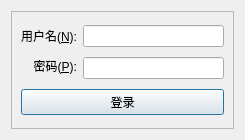
<?xml version="1.0" encoding="UTF-8"?>
<ui version="4.0">
 <class>LoginDialog</class>
 <widget class="QDialog" name="LoginDialog">
  <property name="geometry">
   <rect>
    <x>0</x>
    <y>0</y>
    <width>245</width>
    <height>140</height>
   </rect>
  </property>
  <property name="minimumSize">
   <size>
    <width>245</width>
    <height>140</height>
   </size>
  </property>
  <property name="maximumSize">
   <size>
    <width>245</width>
    <height>140</height>
   </size>
  </property>
  <property name="windowTitle">
   <string>登录</string>
  </property>
  <layout class="QGridLayout" name="gridLayout">
   <item row="0" column="0">
    <widget class="QFrame" name="frame">
     <property name="frameShape">
      <enum>QFrame::Shape::StyledPanel</enum>
     </property>
     <property name="frameShadow">
      <enum>QFrame::Shadow::Raised</enum>
     </property>
     <layout class="QGridLayout" name="gridLayout_2">
      <item row="2" column="0" colspan="2">
       <widget class="QPushButton" name="btnLogin">
        <property name="text">
         <string>登录</string>
        </property>
       </widget>
      </item>
      <item row="0" column="1">
       <widget class="QLineEdit" name="lineEditName"/>
      </item>
      <item row="1" column="1">
       <widget class="QLineEdit" name="lineEditPassword">
        <property name="echoMode">
         <enum>QLineEdit::EchoMode::Password</enum>
        </property>
       </widget>
      </item>
      <item row="1" column="0">
       <widget class="QLabel" name="labelPassword">
        <property name="text">
         <string>密码(&amp;P):</string>
        </property>
        <property name="alignment">
         <set>Qt::AlignmentFlag::AlignRight|Qt::AlignmentFlag::AlignTop|Qt::AlignmentFlag::AlignTrailing</set>
        </property>
        <property name="buddy">
         <cstring>lineEditPassword</cstring>
        </property>
       </widget>
      </item>
      <item row="0" column="0">
       <widget class="QLabel" name="labeName">
        <property name="text">
         <string>用户名(&amp;N):</string>
        </property>
        <property name="alignment">
         <set>Qt::AlignmentFlag::AlignRight|Qt::AlignmentFlag::AlignTrailing|Qt::AlignmentFlag::AlignVCenter</set>
        </property>
        <property name="buddy">
         <cstring>lineEditName</cstring>
        </property>
       </widget>
      </item>
     </layout>
    </widget>
   </item>
  </layout>
 </widget>
 <tabstops>
  <tabstop>lineEditName</tabstop>
  <tabstop>lineEditPassword</tabstop>
  <tabstop>btnLogin</tabstop>
 </tabstops>
 <resources/>
 <connections/>
</ui>
